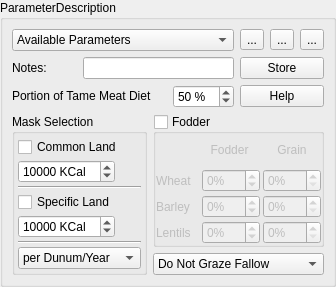
        <widget class="QGroupBox" name="groupBox_5" >
         <property name="title" >
          <string>ParameterDescription</string>
         </property>
         <layout class="QGridLayout" >
          <property name="margin" >
           <number>9</number>
          </property>
          <property name="spacing" >
           <number>6</number>
          </property>
          <item rowspan="2" row="3" column="0" colspan="2" >
           <widget class="QGroupBox" name="groupBox_6" >
            <property name="title" >
             <string>Mask Selection</string>
            </property>
            <layout class="QGridLayout" >
             <property name="margin" >
              <number>3</number>
             </property>
             <property name="spacing" >
              <number>3</number>
             </property>
             <item row="1" column="0" >
              <widget class="QSpinBox" name="sbCommonRasterCalories" >
               <property name="sizePolicy" >
                <sizepolicy>
                 <hsizetype>0</hsizetype>
                 <vsizetype>0</vsizetype>
                 <horstretch>0</horstretch>
                 <verstretch>0</verstretch>
                </sizepolicy>
               </property>
               <property name="toolTip" >
                <string>&lt;html>&lt;head>&lt;meta name="qrichtext" content="1" />&lt;style type="text/css">
p, li { white-space: pre-wrap; }
&lt;/style>&lt;/head>&lt;body style=" font-family:'Sans Serif'; font-size:9pt; font-weight:400; font-style:normal; text-decoration:none;">
&lt;p style=" margin-top:0px; margin-bottom:0px; margin-left:0px; margin-right:0px; -qt-block-indent:0; text-indent:0px;">Food Value of grazing land in Kilo Calories&lt;/p>&lt;/body>&lt;/html></string>
               </property>
               <property name="suffix" >
                <string> KCal</string>
               </property>
               <property name="maximum" >
                <number>9999999</number>
               </property>
               <property name="singleStep" >
                <number>100</number>
               </property>
               <property name="value" >
                <number>10000</number>
               </property>
              </widget>
             </item>
             <item row="4" column="0" >
              <widget class="QSpinBox" name="sbCommonSpecificCalories" >
               <property name="sizePolicy" >
                <sizepolicy>
                 <hsizetype>0</hsizetype>
                 <vsizetype>0</vsizetype>
                 <horstretch>0</horstretch>
                 <verstretch>0</verstretch>
                </sizepolicy>
               </property>
               <property name="toolTip" >
                <string>&lt;html>&lt;head>&lt;meta name="qrichtext" content="1" />&lt;style type="text/css">
p, li { white-space: pre-wrap; }
&lt;/style>&lt;/head>&lt;body style=" font-family:'Sans Serif'; font-size:9pt; font-weight:400; font-style:normal; text-decoration:none;">
&lt;p style=" margin-top:0px; margin-bottom:0px; margin-left:0px; margin-right:0px; -qt-block-indent:0; text-indent:0px;">Food Value of grazing land in Kilo Calories&lt;/p>&lt;/body>&lt;/html></string>
               </property>
               <property name="suffix" >
                <string> KCal</string>
               </property>
               <property name="maximum" >
                <number>9999999</number>
               </property>
               <property name="singleStep" >
                <number>100</number>
               </property>
               <property name="value" >
                <number>10000</number>
               </property>
              </widget>
             </item>
             <item row="5" column="0" >
              <widget class="Line" name="line_4" >
               <property name="orientation" >
                <enum>Qt::Horizontal</enum>
               </property>
              </widget>
             </item>
             <item row="3" column="0" >
              <widget class="QCheckBox" name="checkBoxSpecificRaster" >
               <property name="toolTip" >
                <string>&lt;html>&lt;head>&lt;meta name="qrichtext" content="1" />&lt;style type="text/css">
p, li { white-space: pre-wrap; }
&lt;/style>&lt;/head>&lt;body style=" font-family:'Sans Serif'; font-size:9pt; font-weight:400; font-style:normal; text-decoration:none;">
&lt;p style=" margin-top:0px; margin-bottom:0px; margin-left:0px; margin-right:0px; -qt-block-indent:0; text-indent:0px;">binary raster named: animalName.mask  where animalName is the name of the animal you are setting these parameters for.&lt;/p>&lt;/body>&lt;/html></string>
               </property>
               <property name="text" >
                <string>Specific Land</string>
               </property>
              </widget>
             </item>
             <item row="0" column="0" >
              <widget class="QCheckBox" name="checkBoxCommonRaster" >
               <property name="toolTip" >
                <string>&lt;html>&lt;head>&lt;meta name="qrichtext" content="1" />&lt;style type="text/css">
p, li { white-space: pre-wrap; }
&lt;/style>&lt;/head>&lt;body style=" font-family:'Sans Serif'; font-size:9pt; font-weight:400; font-style:normal; text-decoration:none;">
&lt;p style=" margin-top:0px; margin-bottom:0px; margin-left:0px; margin-right:0px; -qt-block-indent:0; text-indent:0px;">binary raster named common.grazing.mask which more than one animal can graze from&lt;/p>&lt;/body>&lt;/html></string>
               </property>
               <property name="text" >
                <string>Common Land</string>
               </property>
              </widget>
             </item>
             <item row="6" column="0" >
              <widget class="QComboBox" name="comboBoxAreaUnits" >
               <property name="sizePolicy" >
                <sizepolicy>
                 <hsizetype>4</hsizetype>
                 <vsizetype>0</vsizetype>
                 <horstretch>0</horstretch>
                 <verstretch>0</verstretch>
                </sizepolicy>
               </property>
               <item>
                <property name="text" >
                 <string>per Dunum/Year</string>
                </property>
               </item>
               <item>
                <property name="text" >
                 <string>per Hectare/Year</string>
                </property>
               </item>
              </widget>
             </item>
             <item row="2" column="0" >
              <widget class="Line" name="line_5" >
               <property name="orientation" >
                <enum>Qt::Horizontal</enum>
               </property>
              </widget>
             </item>
            </layout>
           </widget>
          </item>
          <item row="4" column="2" colspan="5" >
           <widget class="QComboBox" name="comboBoxFallowUsage" >
            <property name="sizePolicy" >
             <sizepolicy>
              <hsizetype>5</hsizetype>
              <vsizetype>0</vsizetype>
              <horstretch>0</horstretch>
              <verstretch>0</verstretch>
             </sizepolicy>
            </property>
            <property name="cursor" >
             <cursor>13</cursor>
            </property>
            <property name="toolTip" >
             <string>&lt;html>&lt;head>&lt;meta name="qrichtext" content="1" />&lt;style type="text/css">
p, li { white-space: pre-wrap; }
&lt;/style>&lt;/head>&lt;body style=" font-family:'Sans Serif'; font-size:9pt; font-weight:400; font-style:normal; text-decoration:none;">
&lt;p style=" margin-top:0px; margin-bottom:0px; margin-left:0px; margin-right:0px; -qt-block-indent:0; text-indent:0px;">If your animal is to be allowed to graze fallow land resulting from crop rotation, set the priority of their access to this fallow land here.&lt;/p>&lt;/body>&lt;/html></string>
            </property>
            <item>
             <property name="text" >
              <string>Do Not Graze Fallow</string>
             </property>
            </item>
            <item>
             <property name="text" >
              <string>HIGH Fallow Priority</string>
             </property>
            </item>
            <item>
             <property name="text" >
              <string>MED Fallow Priority</string>
             </property>
            </item>
            <item>
             <property name="text" >
              <string>LOW Fallow Priority</string>
             </property>
            </item>
           </widget>
          </item>
          <item row="3" column="2" colspan="5" >
           <widget class="QGroupBox" name="grpFodderUse" >
            <property name="cursor" >
             <cursor>0</cursor>
            </property>
            <property name="whatsThis" >
             <string>Select Fodder if you believe the animals were fed grain to supplement their grazing.  You will then have to select how many kg of the selected grain you believe they fed each animal either every day, week, or month.</string>
            </property>
            <property name="title" >
             <string>Fodder</string>
            </property>
            <property name="checkable" >
             <bool>true</bool>
            </property>
            <property name="checked" >
             <bool>false</bool>
            </property>
            <layout class="QGridLayout" >
             <property name="margin" >
              <number>0</number>
             </property>
             <property name="spacing" >
              <number>3</number>
             </property>
             <item row="0" column="1" colspan="2" >
              <widget class="QLabel" name="labelFodderFodder" >
               <property name="toolTip" >
                <string>&lt;html>&lt;head>&lt;meta name="qrichtext" content="1" />&lt;style type="text/css">
p, li { white-space: pre-wrap; }
&lt;/style>&lt;/head>&lt;body style=" font-family:'Sans Serif'; font-size:9pt; font-weight:400; font-style:normal; text-decoration:none;">
&lt;p style=" margin-top:0px; margin-bottom:0px; margin-left:0px; margin-right:0px; -qt-block-indent:0; text-indent:0px;">Percent of animals diet provided by &lt;span style=" font-weight:600;">FODDER&lt;/span>.&lt;/p>
&lt;p style=" margin-top:0px; margin-bottom:0px; margin-left:0px; margin-right:0px; -qt-block-indent:0; text-indent:0px;">&lt;span style=" color:#0000ff;">To use &lt;/span>&lt;span style=" font-style:italic; color:#0000ff;">all&lt;/span>&lt;span style=" color:#0000ff;"> that is available use a &lt;/span>&lt;span style=" font-weight:600; color:#0000ff;">negative number:&lt;/span>&lt;/p>
&lt;p style=" margin-top:0px; margin-bottom:0px; margin-left:0px; margin-right:0px; -qt-block-indent:0; text-indent:0px;">&lt;span style=" font-weight:600;">-1&lt;/span> for HIGH priority total utilization&lt;/p>
&lt;p style=" margin-top:0px; margin-bottom:0px; margin-left:0px; margin-right:0px; -qt-block-indent:0; text-indent:0px;">&lt;span style=" font-weight:600;">-2&lt;/span> for MED priority total utilization&lt;/p>
&lt;p style=" margin-top:0px; margin-bottom:0px; margin-left:0px; margin-right:0px; -qt-block-indent:0; text-indent:0px;">&lt;span style=" font-weight:600;">-3&lt;/span> for LOW priority total utilization&lt;/p>&lt;/body>&lt;/html></string>
               </property>
               <property name="layoutDirection" >
                <enum>Qt::LeftToRight</enum>
               </property>
               <property name="text" >
                <string>Fodder</string>
               </property>
               <property name="alignment" >
                <set>Qt::AlignCenter</set>
               </property>
              </widget>
             </item>
             <item row="0" column="3" >
              <widget class="QLabel" name="labelFodderGrain" >
               <property name="layoutDirection" >
                <enum>Qt::RightToLeft</enum>
               </property>
               <property name="text" >
                <string>Grain</string>
               </property>
               <property name="alignment" >
                <set>Qt::AlignCenter</set>
               </property>
              </widget>
             </item>
             <item row="0" column="0" >
              <spacer>
               <property name="orientation" >
                <enum>Qt::Horizontal</enum>
               </property>
               <property name="sizeHint" >
                <size>
                 <width>40</width>
                 <height>20</height>
                </size>
               </property>
              </spacer>
             </item>
             <item row="3" column="3" >
              <widget class="QSpinBox" name="sbFodderLentilsGrain" >
               <property name="sizePolicy" >
                <sizepolicy>
                 <hsizetype>4</hsizetype>
                 <vsizetype>0</vsizetype>
                 <horstretch>0</horstretch>
                 <verstretch>0</verstretch>
                </sizepolicy>
               </property>
               <property name="toolTip" >
                <string>&lt;html>&lt;head>&lt;meta name="qrichtext" content="1" />&lt;style type="text/css">
p, li { white-space: pre-wrap; }
&lt;/style>&lt;/head>&lt;body style=" font-family:'Sans Serif'; font-size:9pt; font-weight:400; font-style:normal; text-decoration:none;">
&lt;p style=" margin-top:0px; margin-bottom:0px; margin-left:0px; margin-right:0px; -qt-block-indent:0; text-indent:0px;">Percent of animals diet provided by LENTILS&lt;/p>&lt;/body>&lt;/html></string>
               </property>
               <property name="suffix" >
                <string>%</string>
               </property>
               <property name="maximum" >
                <number>100</number>
               </property>
              </widget>
             </item>
             <item row="3" column="2" >
              <widget class="QSpinBox" name="sbFodderLentils" >
               <property name="sizePolicy" >
                <sizepolicy>
                 <hsizetype>4</hsizetype>
                 <vsizetype>0</vsizetype>
                 <horstretch>0</horstretch>
                 <verstretch>0</verstretch>
                </sizepolicy>
               </property>
               <property name="toolTip" >
                <string>&lt;html>&lt;head>&lt;meta name="qrichtext" content="1" />&lt;style type="text/css">
p, li { white-space: pre-wrap; }
&lt;/style>&lt;/head>&lt;body style=" font-family:'Sans Serif'; font-size:9pt; font-weight:400; font-style:normal; text-decoration:none;">
&lt;p style=" margin-top:0px; margin-bottom:0px; margin-left:0px; margin-right:0px; -qt-block-indent:0; text-indent:0px;">Percent of animals diet provided by &lt;span style=" color:#0000ff;">LENTIL FODDER&lt;/span>.&lt;/p>&lt;/body>&lt;/html></string>
               </property>
               <property name="suffix" >
                <string>%</string>
               </property>
               <property name="maximum" >
                <number>100</number>
               </property>
               <property name="minimum" >
                <number>-3</number>
               </property>
              </widget>
             </item>
             <item row="3" column="0" colspan="2" >
              <widget class="QLabel" name="labelFodderLentils" >
               <property name="toolTip" >
                <string>&lt;html>&lt;head>&lt;meta name="qrichtext" content="1" />&lt;style type="text/css">
p, li { white-space: pre-wrap; }
&lt;/style>&lt;/head>&lt;body style=" font-family:'Sans Serif'; font-size:9pt; font-weight:400; font-style:normal; text-decoration:none;">
&lt;p style=" margin-top:0px; margin-bottom:0px; margin-left:0px; margin-right:0px; -qt-block-indent:0; text-indent:0px;">Percent of animals diet provided by LENTILS&lt;/p>&lt;/body>&lt;/html></string>
               </property>
               <property name="text" >
                <string>Lentils</string>
               </property>
              </widget>
             </item>
             <item row="2" column="3" >
              <widget class="QSpinBox" name="sbFodderBarleyGrain" >
               <property name="sizePolicy" >
                <sizepolicy>
                 <hsizetype>4</hsizetype>
                 <vsizetype>0</vsizetype>
                 <horstretch>0</horstretch>
                 <verstretch>0</verstretch>
                </sizepolicy>
               </property>
               <property name="toolTip" >
                <string>&lt;html>&lt;head>&lt;meta name="qrichtext" content="1" />&lt;style type="text/css">
p, li { white-space: pre-wrap; }
&lt;/style>&lt;/head>&lt;body style=" font-family:'Sans Serif'; font-size:9pt; font-weight:400; font-style:normal; text-decoration:none;">
&lt;p style=" margin-top:0px; margin-bottom:0px; margin-left:0px; margin-right:0px; -qt-block-indent:0; text-indent:0px;">Percent of animals diet provided by BARLEY&lt;/p>&lt;/body>&lt;/html></string>
               </property>
               <property name="suffix" >
                <string>%</string>
               </property>
               <property name="maximum" >
                <number>100</number>
               </property>
              </widget>
             </item>
             <item row="2" column="2" >
              <widget class="QSpinBox" name="sbFodderBarley" >
               <property name="sizePolicy" >
                <sizepolicy>
                 <hsizetype>0</hsizetype>
                 <vsizetype>0</vsizetype>
                 <horstretch>0</horstretch>
                 <verstretch>0</verstretch>
                </sizepolicy>
               </property>
               <property name="toolTip" >
                <string>&lt;html>&lt;head>&lt;meta name="qrichtext" content="1" />&lt;style type="text/css">
p, li { white-space: pre-wrap; }
&lt;/style>&lt;/head>&lt;body style=" font-family:'Sans Serif'; font-size:9pt; font-weight:400; font-style:normal; text-decoration:none;">
&lt;p style=" margin-top:0px; margin-bottom:0px; margin-left:0px; margin-right:0px; -qt-block-indent:0; text-indent:0px;">Percent of animals diet provided by &lt;span style=" color:#0000ff;">BARLEY FODDER&lt;/span>&lt;/p>&lt;/body>&lt;/html></string>
               </property>
               <property name="suffix" >
                <string>%</string>
               </property>
               <property name="maximum" >
                <number>100</number>
               </property>
               <property name="minimum" >
                <number>-3</number>
               </property>
              </widget>
             </item>
             <item row="2" column="0" colspan="2" >
              <widget class="QLabel" name="labelFodderBarley" >
               <property name="toolTip" >
                <string>&lt;html>&lt;head>&lt;meta name="qrichtext" content="1" />&lt;style type="text/css">
p, li { white-space: pre-wrap; }
&lt;/style>&lt;/head>&lt;body style=" font-family:'Sans Serif'; font-size:9pt; font-weight:400; font-style:normal; text-decoration:none;">
&lt;p style=" margin-top:0px; margin-bottom:0px; margin-left:0px; margin-right:0px; -qt-block-indent:0; text-indent:0px;">Percent of animals diet provided by BARLEY&lt;/p>&lt;/body>&lt;/html></string>
               </property>
               <property name="text" >
                <string>Barley</string>
               </property>
              </widget>
             </item>
             <item row="1" column="3" >
              <widget class="QSpinBox" name="sbFodderWheatGrain" >
               <property name="sizePolicy" >
                <sizepolicy>
                 <hsizetype>0</hsizetype>
                 <vsizetype>0</vsizetype>
                 <horstretch>0</horstretch>
                 <verstretch>0</verstretch>
                </sizepolicy>
               </property>
               <property name="toolTip" >
                <string>&lt;html>&lt;head>&lt;meta name="qrichtext" content="1" />&lt;style type="text/css">
p, li { white-space: pre-wrap; }
&lt;/style>&lt;/head>&lt;body style=" font-family:'Sans Serif'; font-size:9pt; font-weight:400; font-style:normal; text-decoration:none;">
&lt;p style=" margin-top:0px; margin-bottom:0px; margin-left:0px; margin-right:0px; -qt-block-indent:0; text-indent:0px;">Percent of animals diet provided by WHEAT&lt;/p>&lt;/body>&lt;/html></string>
               </property>
               <property name="suffix" >
                <string>%</string>
               </property>
               <property name="maximum" >
                <number>100</number>
               </property>
              </widget>
             </item>
             <item row="1" column="2" >
              <widget class="QSpinBox" name="sbFodderWheat" >
               <property name="sizePolicy" >
                <sizepolicy>
                 <hsizetype>0</hsizetype>
                 <vsizetype>0</vsizetype>
                 <horstretch>0</horstretch>
                 <verstretch>0</verstretch>
                </sizepolicy>
               </property>
               <property name="toolTip" >
                <string>&lt;html>&lt;head>&lt;meta name="qrichtext" content="1" />&lt;style type="text/css">
p, li { white-space: pre-wrap; }
&lt;/style>&lt;/head>&lt;body style=" font-family:'Sans Serif'; font-size:9pt; font-weight:400; font-style:normal; text-decoration:none;">
&lt;p style=" margin-top:0px; margin-bottom:0px; margin-left:0px; margin-right:0px; -qt-block-indent:0; text-indent:0px;">Percent of animals diet provided by &lt;span style=" color:#0000ff;">WHEAT FODDER.&lt;/span>&lt;/p>&lt;/body>&lt;/html></string>
               </property>
               <property name="suffix" >
                <string>%</string>
               </property>
               <property name="maximum" >
                <number>100</number>
               </property>
               <property name="minimum" >
                <number>-3</number>
               </property>
              </widget>
             </item>
             <item row="1" column="0" colspan="2" >
              <widget class="QLabel" name="labelFodderWheat" >
               <property name="toolTip" >
                <string>&lt;html>&lt;head>&lt;meta name="qrichtext" content="1" />&lt;style type="text/css">
p, li { white-space: pre-wrap; }
&lt;/style>&lt;/head>&lt;body style=" font-family:'Sans Serif'; font-size:9pt; font-weight:400; font-style:normal; text-decoration:none;">
&lt;p style=" margin-top:0px; margin-bottom:0px; margin-left:0px; margin-right:0px; -qt-block-indent:0; text-indent:0px;">Percent of animals diet provided by WHEAT&lt;/p>&lt;/body>&lt;/html></string>
               </property>
               <property name="text" >
                <string>Wheat</string>
               </property>
              </widget>
             </item>
            </layout>
           </widget>
          </item>
          <item row="0" column="4" >
           <widget class="QToolButton" name="toolNew_2" >
            <property name="toolTip" >
             <string>New</string>
            </property>
            <property name="text" >
             <string>...</string>
            </property>
            <property name="icon" >
             <iconset resource="../resources/resources.qrc" >:/new.png</iconset>
            </property>
           </widget>
          </item>
          <item row="0" column="5" >
           <widget class="QToolButton" name="toolCopy_2" >
            <property name="toolTip" >
             <string>Clone</string>
            </property>
            <property name="text" >
             <string>...</string>
            </property>
            <property name="icon" >
             <iconset resource="../resources/resources.qrc" >:/copy.png</iconset>
            </property>
           </widget>
          </item>
          <item row="0" column="0" colspan="4" >
           <widget class="QComboBox" name="comboBox_2" >
            <item>
             <property name="text" >
              <string>Available Parameters</string>
             </property>
            </item>
           </widget>
          </item>
          <item row="0" column="6" >
           <widget class="QToolButton" name="toolDelete_2" >
            <property name="toolTip" >
             <string>Delete</string>
            </property>
            <property name="text" >
             <string>...</string>
            </property>
            <property name="icon" >
             <iconset resource="../resources/resources.qrc" >:/delete.png</iconset>
            </property>
           </widget>
          </item>
          <item row="1" column="4" colspan="3" >
           <widget class="QPushButton" name="pbnNewAnimalParameter" >
            <property name="text" >
             <string>Store</string>
            </property>
           </widget>
          </item>
          <item row="2" column="4" colspan="3" >
           <widget class="QPushButton" name="pushButton_2" >
            <property name="text" >
             <string>Help</string>
            </property>
           </widget>
          </item>
          <item row="1" column="0" >
           <widget class="QLabel" name="label_28" >
            <property name="text" >
             <string>Notes:</string>
            </property>
           </widget>
          </item>
          <item row="2" column="0" colspan="3" >
           <widget class="QLabel" name="labelPortionDiet_2" >
            <property name="sizePolicy" >
             <sizepolicy>
              <hsizetype>5</hsizetype>
              <vsizetype>4</vsizetype>
              <horstretch>0</horstretch>
              <verstretch>0</verstretch>
             </sizepolicy>
            </property>
            <property name="frameShape" >
             <enum>QFrame::NoFrame</enum>
            </property>
            <property name="text" >
             <string>Portion of Tame Meat Diet</string>
            </property>
            <property name="alignment" >
             <set>Qt::AlignBottom|Qt::AlignLeading|Qt::AlignLeft</set>
            </property>
           </widget>
          </item>
          <item row="1" column="1" colspan="3" >
           <widget class="QLineEdit" name="leDescription_2" >
            <property name="whatsThis" >
             <string>Description of the current layerset</string>
            </property>
           </widget>
          </item>
          <item row="2" column="3" >
           <widget class="QSpinBox" name="sbPercentTameMeat" >
            <property name="sizePolicy" >
             <sizepolicy>
              <hsizetype>5</hsizetype>
              <vsizetype>0</vsizetype>
              <horstretch>0</horstretch>
              <verstretch>0</verstretch>
             </sizepolicy>
            </property>
            <property name="toolTip" >
             <string>&lt;html>&lt;head>&lt;meta name="qrichtext" content="1" />&lt;style type="text/css">
p, li { white-space: pre-wrap; }
&lt;/style>&lt;/head>&lt;body style=" font-family:'Sans Serif'; font-size:9pt; font-weight:400; font-style:normal; text-decoration:none;">
&lt;p style=" margin-top:0px; margin-bottom:0px; margin-left:0px; margin-right:0px; -qt-block-indent:0; text-indent:0px;">This animal contiributes this percent towards the tame meat portion of the diet&lt;/p>&lt;/body>&lt;/html></string>
            </property>
            <property name="suffix" >
             <string> %</string>
            </property>
            <property name="maximum" >
             <number>100</number>
            </property>
            <property name="value" >
             <number>50</number>
            </property>
           </widget>
          </item>
         </layout>
        </widget>
